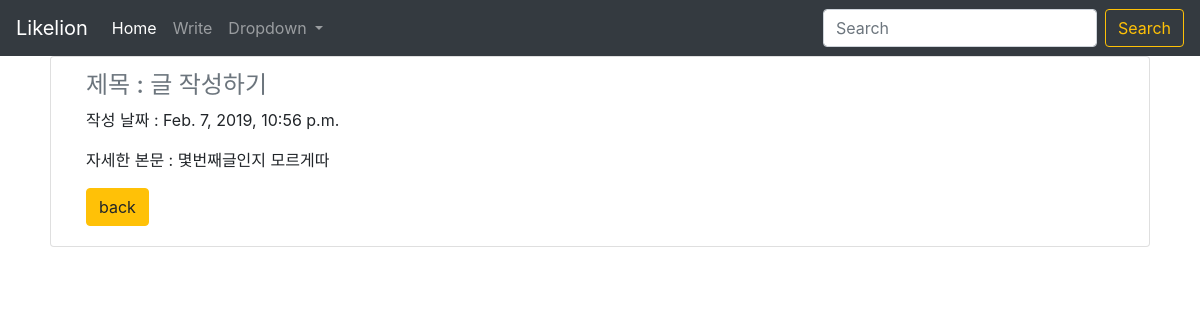
/myblog/25, run on the app's committed database.
### myblog/models.py (models this page shows, shortened)
class Myblog(models.Model):
  title = models.CharField(max_length=200)
  pub_date = models.DateTimeField('date published')
  body = models.TextField()

### myblog/views.py (the view)
# urls.py: path('myblog/<int:blog_id>',myblog.views.detail, name="detail"),
def detail(request, blog_id):
  blog_detail = get_object_or_404(Myblog, pk = blog_id)
  return render(request, 'detail.html', {'myblog':blog_detail})

### myblog/templates/detail.html
{%extends 'base.html'%}
{%block contents%}
<body>
  <div class="card mx-auto col-md-11">
    <div class="card-body">
      <h4 class="card-subtitle mb-2 text-muted">제목 : {{myblog.title}}</h4>
      <p class="card-text">작성 날짜 : {{myblog.pub_date}}</p>
      <p class="card-text">자세한 본문 : {{myblog.body}}</p>
      <a href="{%url 'home' %}" class="btn btn-warning">back</a>
    </div>
  </div>
</body>
{%endblock%}

### data on the page
Myblog: title "글 작성하기", pub_date "Feb. 7, 2019, 10:56 p.m.", body "몇번째글인지 모르게따"
